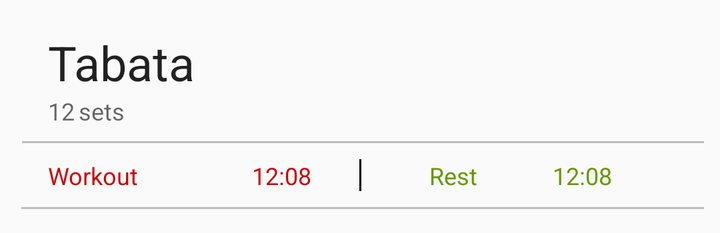
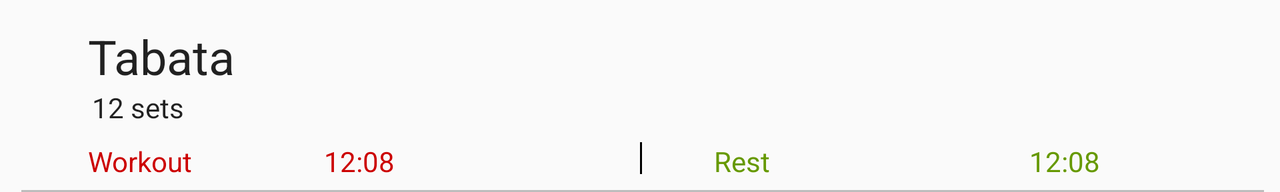

Two renders of one Android screen. The first uses the default layout on a phone; the second uses the alternative layout the repository ships for a different screen configuration, on a matching device. The two XML files are below.
<!-- AndroidManifest.xml: application theme AppTheme -->
<!-- res/layout/workout_list_item_content.xml -->
<?xml version="1.0" encoding="utf-8"?>
<android.support.constraint.ConstraintLayout xmlns:android="http://schemas.android.com/apk/res/android"
    xmlns:app="http://schemas.android.com/apk/res-auto"
    xmlns:tools="http://schemas.android.com/tools"
    android:layout_width="match_parent"
    android:layout_height="wrap_content"
    android:paddingBottom="12dp"
    android:paddingLeft="8dp"
    android:paddingRight="8dp"
    android:paddingTop="12dp"
    >

    <TextView
        android:id="@+id/workoutNameTextView"
        android:layout_width="wrap_content"
        android:layout_height="wrap_content"
        android:layout_marginLeft="16dp"
        android:layout_marginTop="3dp"
        android:textAppearance="@style/TextAppearance.AppCompat.Headline"
        app:layout_constraintLeft_toLeftOf="parent"
        app:layout_constraintTop_toTopOf="parent"
        tools:text="Tabata"
        android:layout_marginStart="16dp" />

    <View
        android:id="@+id/view"
        android:layout_width="wrap_content"
        android:layout_height="1dp"
        android:background="@color/divider"
        app:layout_constraintRight_toRightOf="parent"
        android:layout_marginLeft="4dp"
        app:layout_constraintLeft_toLeftOf="parent"
        app:layout_constraintHorizontal_bias="0.333"
        android:layout_marginStart="4dp"
        android:layout_marginTop="7dp"
        app:layout_constraintTop_toBottomOf="@+id/setsTitleTextView" />

    <TextView
        android:id="@+id/workoutTimeTextView"
        android:layout_width="wrap_content"
        android:layout_height="18dp"
        android:textAppearance="@style/TextAppearance.AppCompat.Caption"
        android:textColor="@android:color/holo_red_dark"
        tools:text="12:08"
        android:layout_marginTop="8dp"
        app:layout_constraintTop_toBottomOf="@+id/view"
        app:layout_constraintLeft_toLeftOf="parent"
        android:layout_marginLeft="118dp"
        android:layout_marginStart="118dp" />

    <TextView
        android:id="@+id/workoutListTitleTextView"
        android:layout_width="wrap_content"
        android:layout_height="18dp"
        android:textAppearance="@style/TextAppearance.AppCompat.Caption"
        android:textColor="@android:color/holo_red_dark"
        tools:text="Workout"
        app:layout_constraintLeft_toLeftOf="parent"
            android:layout_marginLeft="16dp"
        android:layout_marginTop="8dp"
        app:layout_constraintTop_toBottomOf="@+id/view"
        android:layout_marginStart="16dp" />

    <TextView
        android:id="@+id/restTimeTextView"
        android:layout_width="wrap_content"
        android:layout_height="18dp"
        android:textAppearance="@style/TextAppearance.AppCompat.Caption"
        android:textColor="@android:color/holo_green_dark"
        tools:text="12:08"
        app:layout_constraintTop_toBottomOf="@+id/view"
        android:layout_marginTop="8dp"
        app:layout_constraintRight_toRightOf="parent"
        android:layout_marginRight="46dp"
        app:layout_constraintHorizontal_bias="0.86"
        android:layout_marginEnd="46dp" />

    <TextView
        android:id="@+id/restListTitleTextView"
        android:layout_width="wrap_content"
        android:layout_height="18dp"
        android:textAppearance="@style/TextAppearance.AppCompat.Caption"
        android:textColor="@android:color/holo_green_dark"
        tools:text="Rest"
        app:layout_constraintTop_toBottomOf="@+id/view"
        android:layout_marginTop="8dp"
        app:layout_constraintLeft_toRightOf="@+id/view2"
        android:layout_marginLeft="34dp"
        android:layout_marginStart="34dp" />


    <TextView
        android:id="@+id/roundsTimeTextView"
        android:layout_width="wrap_content"
        android:layout_height="wrap_content"
        android:textAppearance="@style/TextAppearance.AppCompat.Caption"
        tools:text="12"
        android:layout_marginLeft="16dp"
        app:layout_constraintLeft_toLeftOf="parent"
        android:layout_marginTop="0dp"
        app:layout_constraintTop_toBottomOf="@+id/workoutNameTextView" />

    <TextView
        android:id="@+id/setsTitleTextView"
        android:layout_width="wrap_content"
        android:layout_height="wrap_content"
        android:textAppearance="@style/TextAppearance.AppCompat.Caption"
        tools:text="sets"
        android:layout_marginTop="0dp"
        app:layout_constraintTop_toBottomOf="@+id/workoutNameTextView"
        app:layout_constraintLeft_toRightOf="@+id/roundsTimeTextView"
        android:layout_marginLeft="2dp" />

    <View
        android:layout_width="1dp"
        android:layout_height="16dp"
        android:background="#000000"
        android:id="@+id/view2"
        android:layout_marginTop="8dp"
        app:layout_constraintTop_toBottomOf="@+id/view"
        android:layout_marginLeft="8dp"
        app:layout_constraintLeft_toLeftOf="parent"
        android:layout_marginRight="8dp"
        app:layout_constraintRight_toRightOf="parent"
        app:layout_constraintHorizontal_bias="0.501"
        android:layout_marginStart="8dp"
        android:layout_marginEnd="8dp" />

    <android.support.constraint.Guideline
        android:id="@+id/guideline"
        android:layout_width="wrap_content"
        android:layout_height="wrap_content"
        android:orientation="vertical"
        app:layout_constraintGuide_percent="0.5"
        tools:layout_editor_absoluteY="0dp"
        tools:layout_editor_absoluteX="176dp" />

    <View
        android:id="@+id/separator"
        android:layout_width="wrap_content"
        android:layout_height="1dp"
        android:background="@color/divider"
        app:layout_constraintRight_toRightOf="parent"
        android:layout_marginLeft="8dp"
        app:layout_constraintLeft_toLeftOf="parent"
        app:layout_constraintHorizontal_bias="0.375"
        android:layout_marginStart="4dp"
        tools:layout_editor_absoluteY="111dp"
        android:layout_marginTop="8dp"
        app:layout_constraintTop_toBottomOf="@+id/view2"/>

</android.support.constraint.ConstraintLayout>
<!-- resources referenced by this layout -->
<resources>
  <color name="divider">#BDBDBD</color>
  <style name="AppTheme" parent="Theme.AppCompat.Light.DarkActionBar">
          
          <item name="colorPrimary">@color/colorPrimary</item>
          <item name="colorPrimaryDark">@color/colorPrimaryDark</item>
          <item name="colorAccent">@color/colorAccent</item>
          <item name="circularProgressBarStyle">@style/CircularProgressBar</item>
      </style>
  <color name="colorPrimary">#03A9F4</color>
  <color name="colorPrimaryDark">#0288D1</color>
  <color name="colorAccent">#FF5722</color>
  <style name="CircularProgressBar">
          <item name="android:layout_height">wrap_content</item>
          <item name="android:layout_width">match_parent</item>
          <item name="stroke_width">4dp</item>
          <item name="progress" format="float">0.1</item>
          <item name="progress_color">@color/colorAccent</item>
          <item name="progress_background_color">@android:color/white</item>
          <item name="marker_color">#ffff4444</item>
          <item name="marker_visible">false</item>
          <item name="thumb_visible">false</item>
      </style>
</resources>
<!-- res/layout-land/workout_list_item_content.xml (the repository's variant of the layout above) -->
<!-- drawn on the phone turned sideways -->
<?xml version="1.0" encoding="utf-8"?>
<android.support.constraint.ConstraintLayout xmlns:android="http://schemas.android.com/apk/res/android"
    xmlns:app="http://schemas.android.com/apk/res-auto"
    xmlns:tools="http://schemas.android.com/tools"
    android:layout_width="match_parent"
    android:layout_height="wrap_content"
    android:paddingLeft="8dp"
    android:paddingRight="8dp"
    android:paddingTop="12dp"
    android:background="@drawable/touch_selector">

    <TextView
        android:id="@+id/workoutNameTextView"
        android:layout_width="wrap_content"
        android:layout_height="wrap_content"
        android:layout_marginLeft="36dp"
        android:layout_marginStart="36dp"
        android:textAppearance="@style/TextAppearance.AppCompat.Headline"
        app:layout_constraintLeft_toLeftOf="parent"
        app:layout_constraintTop_toTopOf="parent"
        tools:text="Tabata" />

    <ImageView
        android:id="@+id/playImageView"
        android:layout_width="30dp"
        android:layout_height="30dp"
        android:layout_marginLeft="0dp"
        android:layout_marginStart="0dp"
        android:layout_marginTop="3dp"
        android:src="@drawable/ic_play_green"
        app:layout_constraintLeft_toRightOf="@+id/workoutNameTextView"
        app:layout_constraintTop_toTopOf="parent"
        app:layout_constraintRight_toLeftOf="@+id/guideline"
        android:layout_marginRight="8dp"
        android:layout_marginEnd="8dp"
        app:layout_constraintHorizontal_bias="0.0"
        android:visibility="invisible"/>

    <TextView
        android:id="@+id/workoutTimeTextView"
        android:layout_width="wrap_content"
        android:layout_height="18dp"
        android:layout_marginLeft="154dp"
        android:layout_marginStart="154dp"
        android:layout_marginTop="8dp"
        android:textAppearance="@style/TextAppearance.AppCompat.Body1"
        android:textColor="@android:color/holo_red_dark"
        app:layout_constraintLeft_toLeftOf="parent"
        app:layout_constraintTop_toBottomOf="@+id/setsTitleTextView"
        tools:text="12:08" />

    <TextView
        android:id="@+id/workoutListTitleTextView"
        android:layout_width="wrap_content"
        android:layout_height="18dp"
        android:layout_marginLeft="36dp"
        android:layout_marginStart="36dp"
        android:layout_marginTop="8dp"
        android:textAppearance="@style/TextAppearance.AppCompat.Body1"
        android:textColor="@android:color/holo_red_dark"
        app:layout_constraintLeft_toLeftOf="parent"
        app:layout_constraintTop_toBottomOf="@+id/setsTitleTextView"
        tools:text="Workout" />

    <TextView
        android:id="@+id/restTimeTextView"
        android:layout_width="wrap_content"
        android:layout_height="18dp"
        android:layout_marginEnd="82dp"
        android:layout_marginRight="82dp"
        android:layout_marginTop="8dp"
        android:textAppearance="@style/TextAppearance.AppCompat.Body1"
        android:textColor="@android:color/holo_green_dark"
        app:layout_constraintHorizontal_bias="0.86"
        app:layout_constraintRight_toRightOf="parent"
        app:layout_constraintTop_toBottomOf="@+id/setsTitleTextView"
        tools:text="12:08" />

    <TextView
        android:id="@+id/restListTitleTextView"
        android:layout_width="wrap_content"
        android:layout_height="18dp"
        android:layout_marginLeft="36dp"
        android:layout_marginStart="36dp"
        android:layout_marginTop="8dp"
        android:textAppearance="@style/TextAppearance.AppCompat.Body1"
        android:textColor="@android:color/holo_green_dark"
        app:layout_constraintLeft_toRightOf="@+id/separator_vertical"
        app:layout_constraintTop_toBottomOf="@+id/setsTitleTextView"
        tools:text="Rest" />

    <TextView
        android:id="@+id/setsTitleTextView"
        android:layout_width="wrap_content"
        android:layout_height="wrap_content"
        android:layout_marginLeft="38dp"
        android:layout_marginStart="38dp"
        android:layout_marginTop="0dp"
        android:textAppearance="@style/TextAppearance.AppCompat.Body1"
        app:layout_constraintLeft_toLeftOf="parent"
        app:layout_constraintTop_toBottomOf="@+id/workoutNameTextView"
        tools:text="12 sets" />

    <View
        android:id="@+id/separator_vertical"
        android:layout_width="1dp"
        android:layout_height="16dp"
        android:layout_marginEnd="8dp"
        android:layout_marginLeft="8dp"
        android:layout_marginRight="8dp"
        android:layout_marginStart="8dp"
        android:layout_marginTop="8dp"
        android:background="#000000"
        app:layout_constraintHorizontal_bias="0.501"
        app:layout_constraintLeft_toLeftOf="parent"
        app:layout_constraintRight_toRightOf="parent"
        app:layout_constraintTop_toBottomOf="@+id/setsTitleTextView" />

    <android.support.constraint.Guideline
        android:id="@+id/guideline"
        android:layout_width="wrap_content"
        android:layout_height="wrap_content"
        android:orientation="vertical"
        app:layout_constraintGuide_percent="0.5"
        tools:layout_editor_absoluteX="176dp"
        tools:layout_editor_absoluteY="0dp" />

    <View
        android:id="@+id/separator_horizontal"
        android:layout_width="wrap_content"
        android:layout_height="1dp"
        android:layout_marginLeft="8dp"
        android:layout_marginStart="4dp"
        android:layout_marginTop="8dp"
        android:background="@color/divider"
        app:layout_constraintHorizontal_bias="0.375"
        app:layout_constraintLeft_toLeftOf="parent"
        app:layout_constraintRight_toRightOf="parent"
        app:layout_constraintTop_toBottomOf="@+id/separator_vertical"
        tools:layout_editor_absoluteY="111dp" />

</android.support.constraint.ConstraintLayout>
<!-- resources referenced by the variant -->
<!-- as the phone turned sideways resolves them -->
<resources>
  <color name="divider">#BDBDBD</color>
  <!-- drawable ic_play_green: png bitmap (drawable-hdpi, 661 bytes) -->
  <style name="AppTheme" parent="Theme.AppCompat.Light.DarkActionBar">
          
          <item name="colorPrimary">@color/colorPrimary</item>
          <item name="colorPrimaryDark">@color/colorPrimaryDark</item>
          <item name="colorAccent">@color/colorAccent</item>
          <item name="circularProgressBarStyle">@style/CircularProgressBar</item>
      </style>
  <color name="colorPrimary">#03A9F4</color>
  <color name="colorPrimaryDark">#0288D1</color>
  <color name="colorAccent">#FF5722</color>
  <style name="CircularProgressBar">
          <item name="android:layout_height">wrap_content</item>
          <item name="android:layout_width">match_parent</item>
          <item name="stroke_width">4dp</item>
          <item name="progress" format="float">0.1</item>
          <item name="progress_color">@color/colorAccent</item>
          <item name="progress_background_color">@android:color/white</item>
          <item name="marker_color">#ffff4444</item>
          <item name="marker_visible">false</item>
          <item name="thumb_visible">false</item>
      </style>
</resources>
